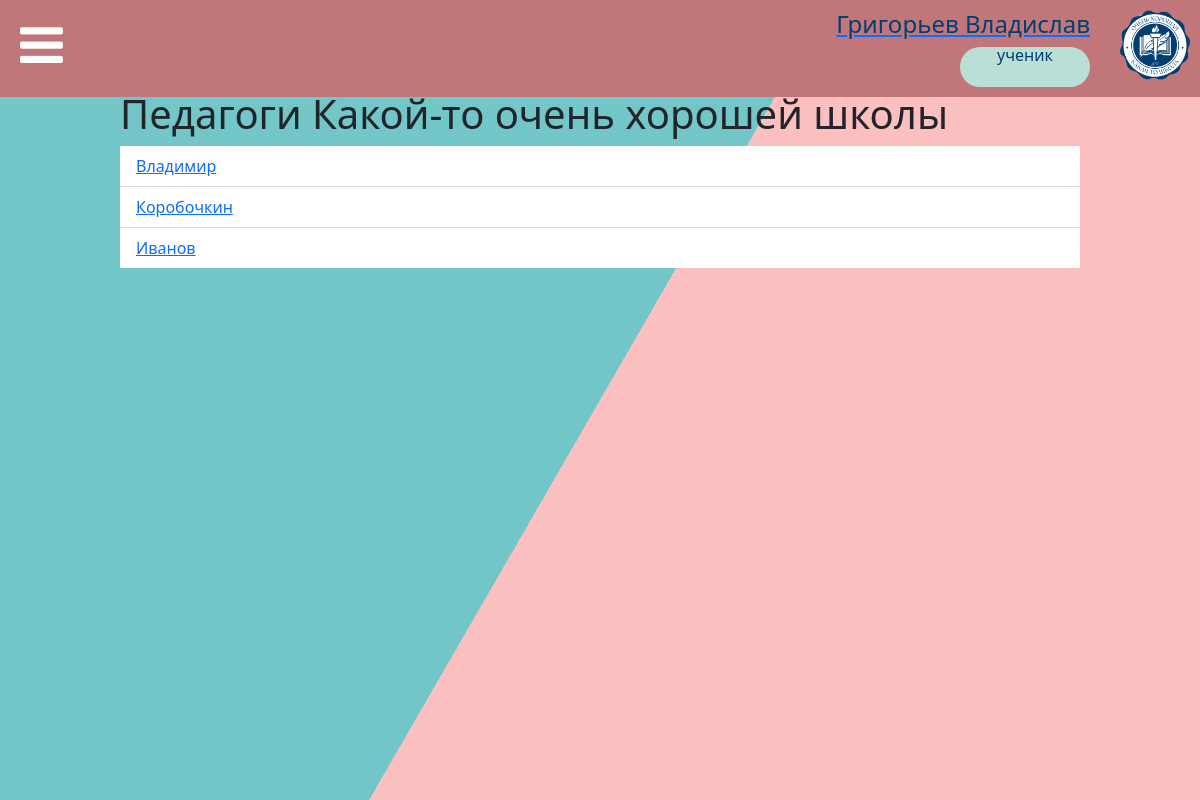
The page /teachers (signed in) on the database its author committed.
### data/users.py (models this page shows, shortened)
class User(SqlAlchemyBase, UserMixin, SerializerMixin):
    __tablename__ = 'accounts'
    id = sqlalchemy.Column(sqlalchemy.Integer,
                           primary_key=True, autoincrement=True, unique=True)
    surname = sqlalchemy.Column(sqlalchemy.String, nullable=False)
    name = sqlalchemy.Column(sqlalchemy.String, nullable=False)
    patronymic = sqlalchemy.Column(sqlalchemy.String, nullable=True)
    email = sqlalchemy.Column(sqlalchemy.String,
                              index=True, unique=True, nullable=False)
    hashed_password = sqlalchemy.Column(sqlalchemy.String, nullable=False)
    status_id = sqlalchemy.Column(sqlalchemy.Integer)
    news = orm.relation("News", back_populates='user')

### tables this page shows
CREATE TABLE statuses (id INTEGER PRIMARY KEY AUTOINCREMENT UNIQUE NOT NULL, status STRING NOT NULL UNIQUE);

### main.py (the view)
@app.route('/teachers')
def teachers():
    try:
        with open('static/json/content.json', mode='r', encoding='utf-8') as f:
            data = json.load(f)
        db_sess = db_session.create_session()
        teachers_user = db_sess.query(User).filter(
            User.status_id == db_sess.execute("""SELECT id FROM statuses WHERE status='учитель'""").fetchone()[0])
        return render_template("teachers.html", title=app.config["TITLES"]["teachers"], pages=app.config["PAGES"],
                               **(data["/teachers"]), teachers=teachers_user)
    except Exception as error:
        logging.fatal(error)

### data/db_session.py (called while the page is built)
def create_session() -> Session:
    global __factory
    return __factory()

### main.py (called while the page is built)
@login_manager.user_loader
def load_user(user_id):
    db_sess = db_session.create_session()
    return db_sess.query(User).get(user_id)

@app.context_processor
def utility_processor():
    def make_readable_status(status_id):
        return app.config["ROLES_REVERSE"][status_id]
    return dict(make_readable_status=make_readable_status)

### templates/teachers.html
{% extends "base.html" %}
{% block content %}
<div class="container-fluid register-form">
    <div class="bg"></div>
    <div class="bg bg2"></div>
    <div class="bg bg3"></div>
    <h1>
        {{ content_title }}
    </h1>
    <ul class="list-group list-group-flush">
    {% for item in teachers %}
        <li class="list-group-item">
            <a href="/teachers/{{ item.id }}">
                {{ item.surname }}
            </a>
        </li>
    {% endfor %}
    </ul>
</div>
{% endblock %}

### templates/base.html (shortened to what this page needs)
<!DOCTYPE html>
<html>
<head>
    <link rel="stylesheet" href="https://netdna.bootstrapcdn.com/font-awesome/4.7.0/css/font-awesome.min.css">
    <link href="https://www.jqueryscript.net/css/jquerysctipttop.css" rel="stylesheet" type="text/css">
    <link rel="stylesheet" href="https://cdn.jsdelivr.net/npm/bootstrap@5.1.3/dist/css/bootstrap.min.css"
>
    <link rel="stylesheet" href="/../static/css/style.css">
    <link rel="stylesheet" href="/../static/css/index_style.css">
    <link rel="stylesheet" href="/../static/css/news_view.css">
</head>
<body>
<header>
    <div class="news-wrapper">
        <i id="button-menu" class="fa fa-bars"></i>
        <div style="flex:1;"></div>
        {% if current_user.is_authenticated %}
        <a href="/logout">
            <div align="right">
                <h4>{{ current_user.surname }} {{ current_user.name }}</h4>
                <div class="status" tabindex="0" data-bs-toggle="tooltip" title="Роль в школе"><a>{{
                    make_readable_status(current_user.status_id) }}</a></div>
            </div>
        </a>
        {% endif %}
        <div style="min-width:30px; height:20px;"></div>
        <img src="/../static/img/logo.png" width="70" height="70" align="right">
    </div>
            {% set q = 1 %}
</header>
<div class="spacebar-my"></div>
{% block content %}{% endblock %}
</body>
</html>

### static/css/style.css (style rules this page uses)
:root { --color-primary: rgba(193, 119, 121, 0.69); --second-color: #fff; }
* { margin: 0; padding: 0; box-sizing: border-box; }
header { position: absolute; width: 100%; top: 0; left: 0; padding: 10px; background: #C17779; }
header #button-menu { font-size: 50px; padding: 10px; color: #fff; cursor: pointer; }
h4 { color: #003e73; }
li { list-style-type: none; }
.spacebar-my { width: 100%; height: 90px; }
.bg { animation:slide 3s ease-in-out infinite alternate; background-image: linear-gradient(-60deg, #FDB7B9 50%, #60BFC1 50%); bottom:0; left:-50%; opacity:.5; position:fixed; right:-50%; top:0; z-index:-1; }
.bg2 { animation-direction:alternate-reverse; animation-duration:4s; }
.bg3 { animation-duration:5s; }
.status { width: 130px; height: 40px; border-radius: 60px; background-color: #BADFD7; text-align: center; color: #003e73; line-height: 1em; flex-grow: 0; flex-shrink: 0; vertical-align: middle; }
.register-form { padding-left: 10%; padding-right: 10%; }

### static/css/news_view.css (style rules this page uses)
.news-wrapper { display: flex; flex-flow: row wrap; }

### rows shown on the page
User: surname "Григорьев", name "Владислав"
statuses: status "ученик"
User: surname "Владимир"
User: surname "Коробочкин"
User: surname "Иванов"

### other values the page prints
{{ content_title }} "Педагоги Какой-то очень хорошей школы"
